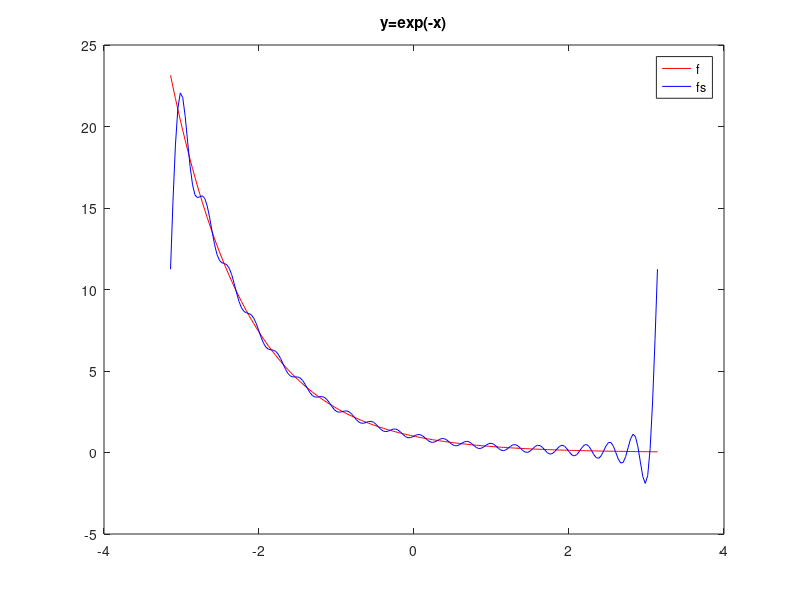

Here is the MATLAB script that generated this plot:
%approximate e^-x -pi<x<pi using the fourier series
clear;

a = zeros(1,20);
b = zeros(1,20);
lower = -pi;
upper = pi;
T = upper - lower;
w = 2*pi/T;
x = linspace(lower,upper,200);
f = exp(-x);

a0 = (1/T)*trapz(x,f);

for n = 1:20
    y = f.*cos(n*w*x);
    a(n) = (2/T)*trapz(x,y);

    y = f.*sin(n*w*x);
    b(n) = (2/T)*trapz(x,y);
end

fs = zeros(1,200);

for n = 1:20
    fs = fs + a(n)*cos(n*w*x) + b(n)*sin(n*w*x);
end

fs = a0 + fs;

plot(x,f,'r',x,fs,'b')
legend('f','fs')
title('y=exp(-x)')